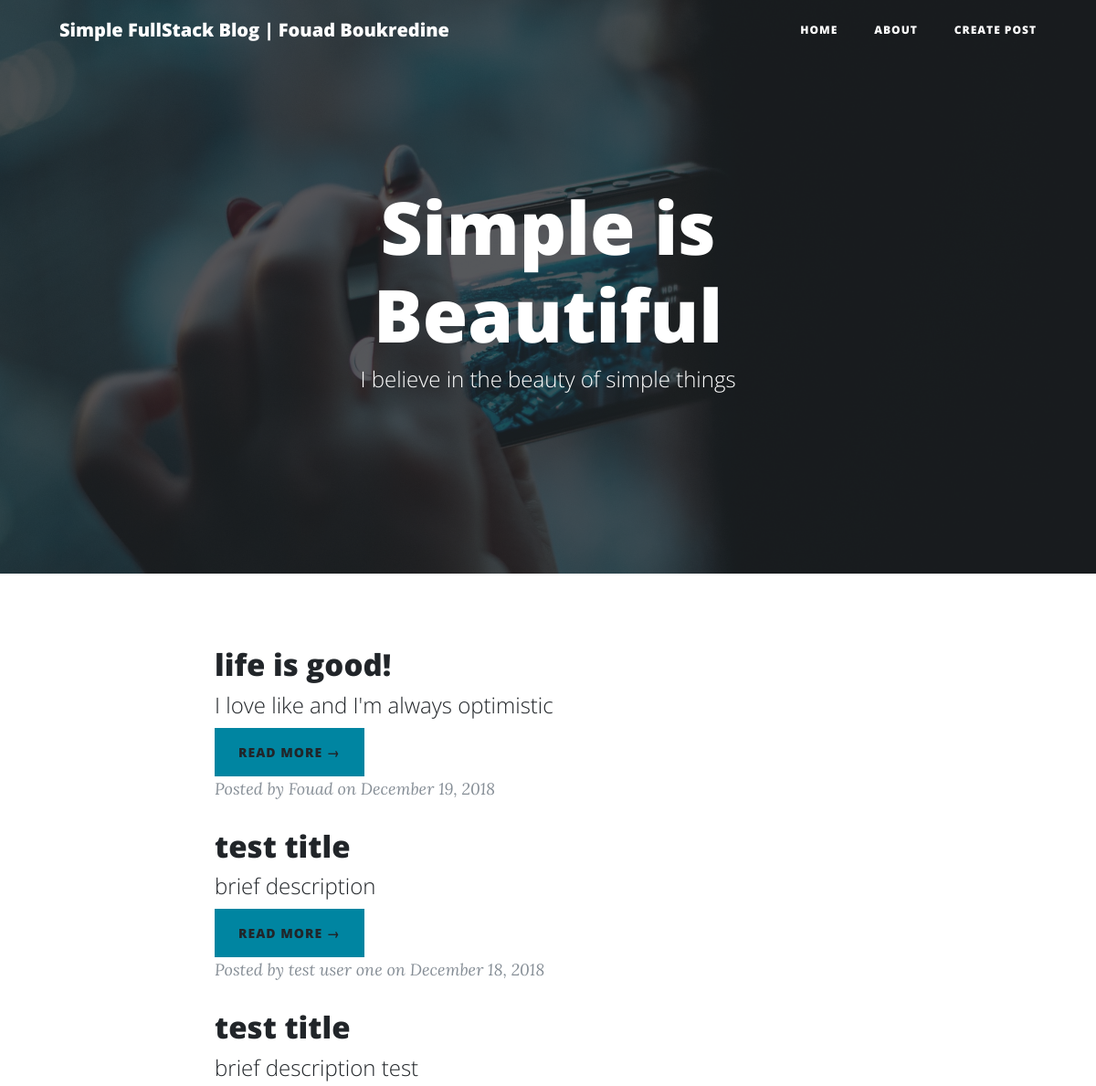
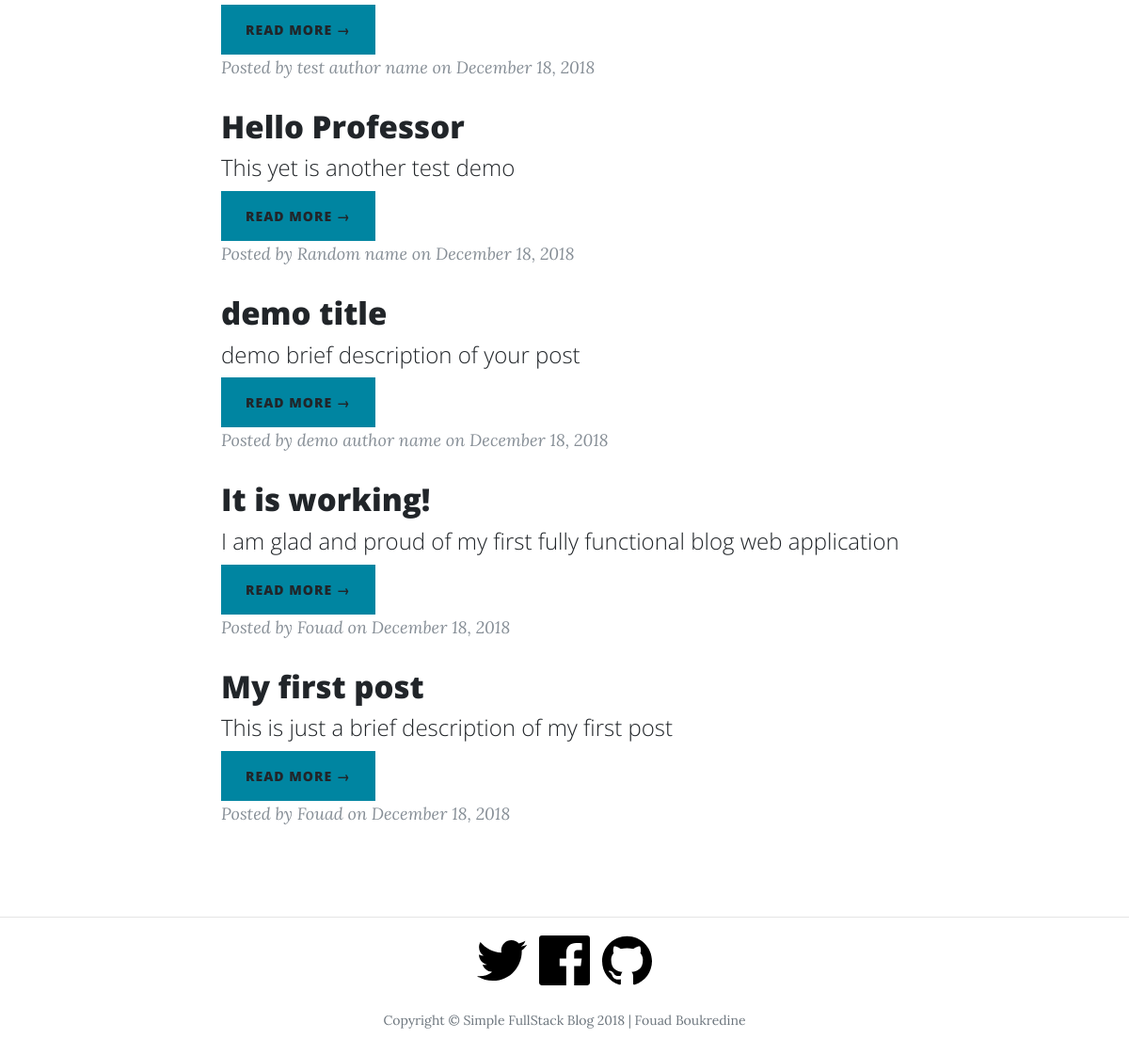
The page / on the database its author committed (2 pictures, top to bottom).
### app.py (models this page shows)
class MyBlogPost(db.Model):
	id = db.Column(db.Integer, primary_key = True)
	title = db.Column(db.String(40))
	post_description = db.Column(db.String(60))
	author = db.Column(db.String(40))
	post_date = db.Column(db.DateTime)
	body = db.Column(db.Text)

### app.py (the view)
@app.route("/")
def home():
	posts = MyBlogPost.query.order_by(MyBlogPost.post_date.desc()).all()
	return render_template("index.html", posts = posts)

### templates/index.html (shortened to what this page needs)
<!DOCTYPE html>
<html lang="en">
  <head>
    <link href="{{ url_for('static', filename='bootstrap.min.css') }}" rel="stylesheet">
    <link href="{{ url_for('static', filename='all.min.css') }}" rel="stylesheet" type="text/css">
    <link href="{{ url_for('static', filename='clean-blog.min.css') }}" rel="stylesheet">
  </head>
  <body>
    <nav class="navbar navbar-expand-lg navbar-light fixed-top" id="mainNav">
      <div class="container">
        <a class="navbar-brand" href="{{ url_for('home') }}">Simple FullStack Blog | Fouad Boukredine</a>
        <div class="collapse navbar-collapse" id="navbarResponsive">
          <ul class="navbar-nav ml-auto">
            <li class="nav-item">
              <a class="nav-link" href="{{ url_for('home') }}">Home</a>
            </li>
            <li class="nav-item">
              <a class="nav-link" href="{{ url_for('about') }}">About</a>
            </li>
            <li class="nav-item">
              <a class="nav-link" href="{{ url_for('create_post') }}">Create Post</a>
            </li>
          </ul>
        </div>
      </div>
    </nav>
    <header class="masthead" style="background-image: url('{{ url_for('static', filename='home-bg.jpg') }}')">
      <div class="overlay"></div>
      <div class="overlay"></div>
      <div class="container">
        <div class="row">
          <div class="col-lg-8 col-md-10 mx-auto">
            <div class="site-heading">
              <h1>Simple is Beautiful</h1>
              <span class="subheading">I believe in the beauty of simple things</span>
            </div>
          </div>
        </div>
      </div>
    </header>
    <div class="container">
      <div class="row">
        <div class="col-lg-8 col-md-10 mx-auto">
        {% for post in posts %}
          <div class="post-preview">
            <a href="{{ url_for('post', post_id=post.id) }}">
              <h2 class="post-title">
                {{ post.title }}
              </h2>
              <h4 class="post-subtitle">
                {{ post.post_description }}
              </h4>
              <a href="{{ url_for('post', post_id=post.id) }}" class="btn btn-primary">Read More &rarr;</a>
            </a>
            <p class="post-meta">Posted by {{ post.author }} on {{ post.post_date.strftime('%B %d, %Y') }}</p>
          </div>
        {% endfor %}
        </div>
      </div>
    </div>
    <footer>
      <hr>
      <div class="container">
        <div class="row">
          <div class="col-lg-8 col-md-10 mx-auto">
            <ul class="list-inline text-center">
              <li class="list-inline-item">
                <a href="http:\\www.twitter.com" target="_blank">
                  <span class="fa-stack fa-lg">
                    <img src="{{ url_for('static' ,filename='twitter.svg') }}">
                  </span>
                </a>
              </li>
              <li class="list-inline-item">
                <a href="http:\\www.facebook.com" target="_blank">
                  <span class="fa-stack fa-lg">
                    <img src="{{ url_for('static' ,filename='facebook.svg') }}">
                  </span>
                </a>
              </li>
              <li class="list-inline-item">
                <a href="http:\\www.github.com" target="_blank">
                  <span class="fa-stack fa-lg">
                    <img src="{{ url_for('static' ,filename='github.svg') }}">
                  </span>
                </a>
              </li>
            </ul>
            <p class="copyright text-muted">Copyright &copy; Simple FullStack Blog 2018 | Fouad Boukredine</p>
          </div>
        </div>
      </div>
    </footer>
  </body>
</html>

### rows shown on the page
MyBlogPost: title "life is good!", post_description "I love like and I'm always optimistic", author "Fouad", post_date "December 19, 2018"
MyBlogPost: title "test title", post_description "brief description", author "test user one", post_date "December 18, 2018"
MyBlogPost: title "test title", post_description "brief description test", author "test author name", post_date "December 18, 2018"
MyBlogPost: title "Hello Professor", post_description "This yet is another test demo", author "Random name", post_date "December 18, 2018"
MyBlogPost: title "demo title", post_description "demo brief description of your post", author "demo author name", post_date "December 18, 2018"
MyBlogPost: title "It is working!", post_description "I am glad and proud of my first fully functional blog web application", author "Fouad", post_date "December 18, 2018"
MyBlogPost: title "My first post", post_description "This is just a brief description of my first post", author "Fouad", post_date "December 18, 2018"
